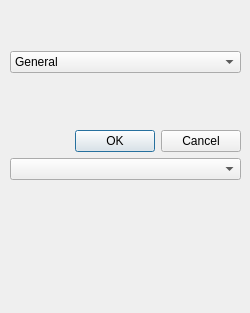
<?xml version="1.0" encoding="UTF-8"?>
<ui version="4.0">
 <class>AddCrossSectionDialog</class>
 <widget class="QDialog" name="AddCrossSectionDialog">
  <property name="geometry">
   <rect>
    <x>0</x>
    <y>0</y>
    <width>250</width>
    <height>313</height>
   </rect>
  </property>
  <property name="windowTitle">
   <string>Dialog</string>
  </property>
  <widget class="QWidget" name="verticalLayoutWidget">
   <property name="geometry">
    <rect>
     <x>10</x>
     <y>0</y>
     <width>231</width>
     <height>231</height>
    </rect>
   </property>
   <layout class="QVBoxLayout" name="verticalLayout">
    <item>
     <widget class="QComboBox" name="comboBoxObjectType">
      <item>
       <property name="text">
        <string>General</string>
       </property>
      </item>
      <item>
       <property name="text">
        <string>Rectangular</string>
       </property>
      </item>
      <item>
       <property name="text">
        <string>Circular</string>
       </property>
      </item>
     </widget>
    </item>
    <item>
     <layout class="QVBoxLayout" name="mainLayout">
      <item>
       <widget class="QDialogButtonBox" name="buttonBox">
        <property name="orientation">
         <enum>Qt::Horizontal</enum>
        </property>
        <property name="standardButtons">
         <set>QDialogButtonBox::Cancel|QDialogButtonBox::Ok</set>
        </property>
       </widget>
      </item>
      <item>
       <widget class="QComboBox" name="materialComboBox"/>
      </item>
     </layout>
    </item>
   </layout>
  </widget>
 </widget>
 <resources/>
 <connections>
  <connection>
   <sender>buttonBox</sender>
   <signal>accepted()</signal>
   <receiver>AddCrossSectionDialog</receiver>
   <slot>accept()</slot>
   <hints>
    <hint type="sourcelabel">
     <x>248</x>
     <y>254</y>
    </hint>
    <hint type="destinationlabel">
     <x>157</x>
     <y>274</y>
    </hint>
   </hints>
  </connection>
  <connection>
   <sender>buttonBox</sender>
   <signal>rejected()</signal>
   <receiver>AddCrossSectionDialog</receiver>
   <slot>reject()</slot>
   <hints>
    <hint type="sourcelabel">
     <x>316</x>
     <y>260</y>
    </hint>
    <hint type="destinationlabel">
     <x>286</x>
     <y>274</y>
    </hint>
   </hints>
  </connection>
 </connections>
</ui>
